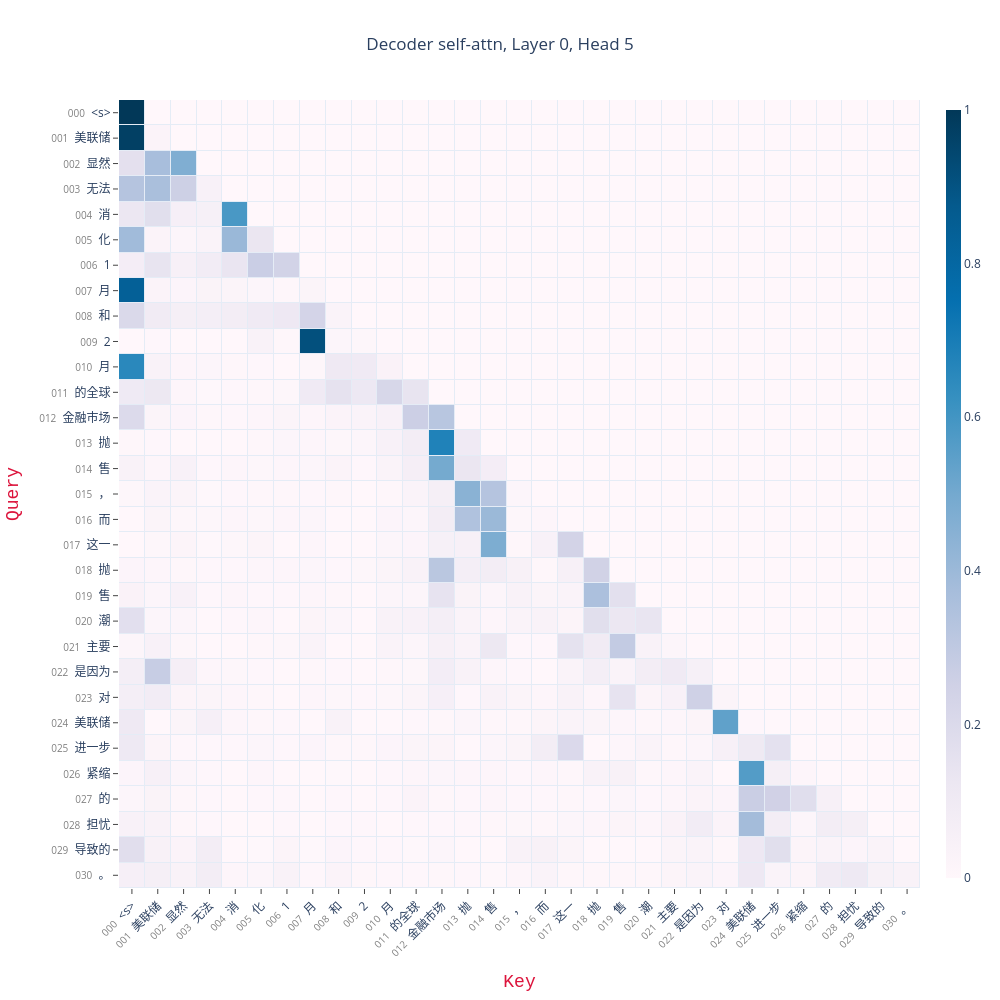

The notebook cell this image was saved under:
### Code cell
vis_attn(
    matrix,
    xlabels,
    ylabels,
    title=title
)

### Figure 1 — Plotly figure (JSON) as saved in the notebook; plotly's stock layout.template omitted (floating-point values rounded to 4 significant figures; data arrays with more than 128 entries replaced by an {"elided": "..."} marker saying what was removed)
{"data": [{"colorbar": {"thickness": 15, "ticklen": 3}, "colorscale": [[0, "rgb(255,247,251)"], [0.125, "rgb(236,231,242)"], [0.25, "rgb(208,209,230)"], [0.375, "rgb(166,189,219)"], [0.5, "rgb(116,169,207)"], [0.625, "rgb(54,144,192)"], [0.75, "rgb(5,112,176)"], [0.875, "rgb(4,90,141)"], [1, "rgb(2,56,88)"]], "hoverinfo": "text", "hovertext": {"elided": "31x31 str values"}, "type": "heatmap", "x": ["<span style='font-size: 10px;color:grey'>000</span>  &lt;s&gt;", "<span style='font-size: 10px;color:grey'>001</span>  美联储", "<span style='font-size: 10px;color:grey'>002</span>  显然", "<span style='font-size: 10px;color:grey'>003</span>  无法", "<span style='font-size: 10px;color:grey'>004</span>  消", "<span style='font-size: 10px;color:grey'>005</span>  化", "<span style='font-size: 10px;color:grey'>006</span>  1", "<span style='font-size: 10px;color:grey'>007</span>  月", "<span style='font-size: 10px;color:grey'>008</span>  和", "<span style='font-size: 10px;color:grey'>009</span>  2", "<span style='font-size: 10px;color:grey'>010</span>  月", "<span style='font-size: 10px;color:grey'>011</span>  的全球", "<span style='font-size: 10px;color:grey'>012</span>  金融市场", "<span style='font-size: 10px;color:grey'>013</span>  抛", "<span style='font-size: 10px;color:grey'>014</span>  售", "<span style='font-size: 10px;color:grey'>015</span>  ，", "<span style='font-size: 10px;color:grey'>016</span>  而", "<span style='font-size: 10px;color:grey'>017</span>  这一", "<span style='font-size: 10px;color:grey'>018</span>  抛", "<span style='font-size: 10px;color:grey'>019</span>  售", "<span style='font-size: 10px;color:grey'>020</span>  潮", "<span style='font-size: 10px;color:grey'>021</span>  主要", "<span style='font-size: 10px;color:grey'>022</span>  是因为", "<span style='font-size: 10px;color:grey'>023</span>  对", "<span style='font-size: 10px;color:grey'>024</span>  美联储", "<span style='font-size: 10px;color:grey'>025</span>  进一步", "<span style='font-size: 10px;color:grey'>026</span>  紧缩", "<span style='font-size: 10px;color:grey'>027</span>  的", "<span style='font-size: 10px;color:grey'>028</span>  担忧", "<span style='font-size: 10px;color:grey'>029</span>  导致的", "<span style='font-size: 10px;color:grey'>030</span>  。"], "xgap": 1, "y": ["<span style='font-size: 10px;color:grey'>000</span>  &lt;s&gt;", "<span style='font-size: 10px;color:grey'>001</span>  美联储", "<span style='font-size: 10px;color:grey'>002</span>  显然", "<span style='font-size: 10px;color:grey'>003</span>  无法", "<span style='font-size: 10px;color:grey'>004</span>  消", "<span style='font-size: 10px;color:grey'>005</span>  化", "<span style='font-size: 10px;color:grey'>006</span>  1", "<span style='font-size: 10px;color:grey'>007</span>  月", "<span style='font-size: 10px;color:grey'>008</span>  和", "<span style='font-size: 10px;color:grey'>009</span>  2", "<span style='font-size: 10px;color:grey'>010</span>  月", "<span style='font-size: 10px;color:grey'>011</span>  的全球", "<span style='font-size: 10px;color:grey'>012</span>  金融市场", "<span style='font-size: 10px;color:grey'>013</span>  抛", "<span style='font-size: 10px;color:grey'>014</span>  售", "<span style='font-size: 10px;color:grey'>015</span>  ，", "<span style='font-size: 10px;color:grey'>016</span>  而", "<span style='font-size: 10px;color:grey'>017</span>  这一", "<span style='font-size: 10px;color:grey'>018</span>  抛", "<span style='font-size: 10px;color:grey'>019</span>  售", "<span style='font-size: 10px;color:grey'>020</span>  潮", "<span style='font-size: 10px;color:grey'>021</span>  主要", "<span style='font-size: 10px;color:grey'>022</span>  是因为", "<span style='font-size: 10px;color:grey'>023</span>  对", "<span style='font-size: 10px;color:grey'>024</span>  美联储", "<span style='font-size: 10px;color:grey'>025</span>  进一步", "<span style='font-size: 10px;color:grey'>026</span>  紧缩", "<span style='font-size: 10px;color:grey'>027</span>  的", "<span style='font-size: 10px;color:grey'>028</span>  担忧", "<span style='font-size: 10px;color:grey'>029</span>  导致的", "<span style='font-size: 10px;color:grey'>030</span>  。"], "ygap": 1, "z": {"elided": "31x31 float values"}}], "layout": {"height": 1000, "title": {"text": "Decoder self-attn, Layer 0, Head 5", "x": 0.5}, "width": 1000, "xaxis": {"automargin": true, "showgrid": false, "tickangle": -45, "ticklen": 5, "ticks": "outside", "title": {"font": {"color": "crimson", "family": "Courier", "size": 18}, "text": "Key"}}, "yaxis": {"automargin": true, "autorange": "reversed", "showgrid": false, "ticklen": 5, "ticks": "outside", "title": {"font": {"color": "crimson", "family": "Courier", "size": 18}, "text": "Query"}}}}
